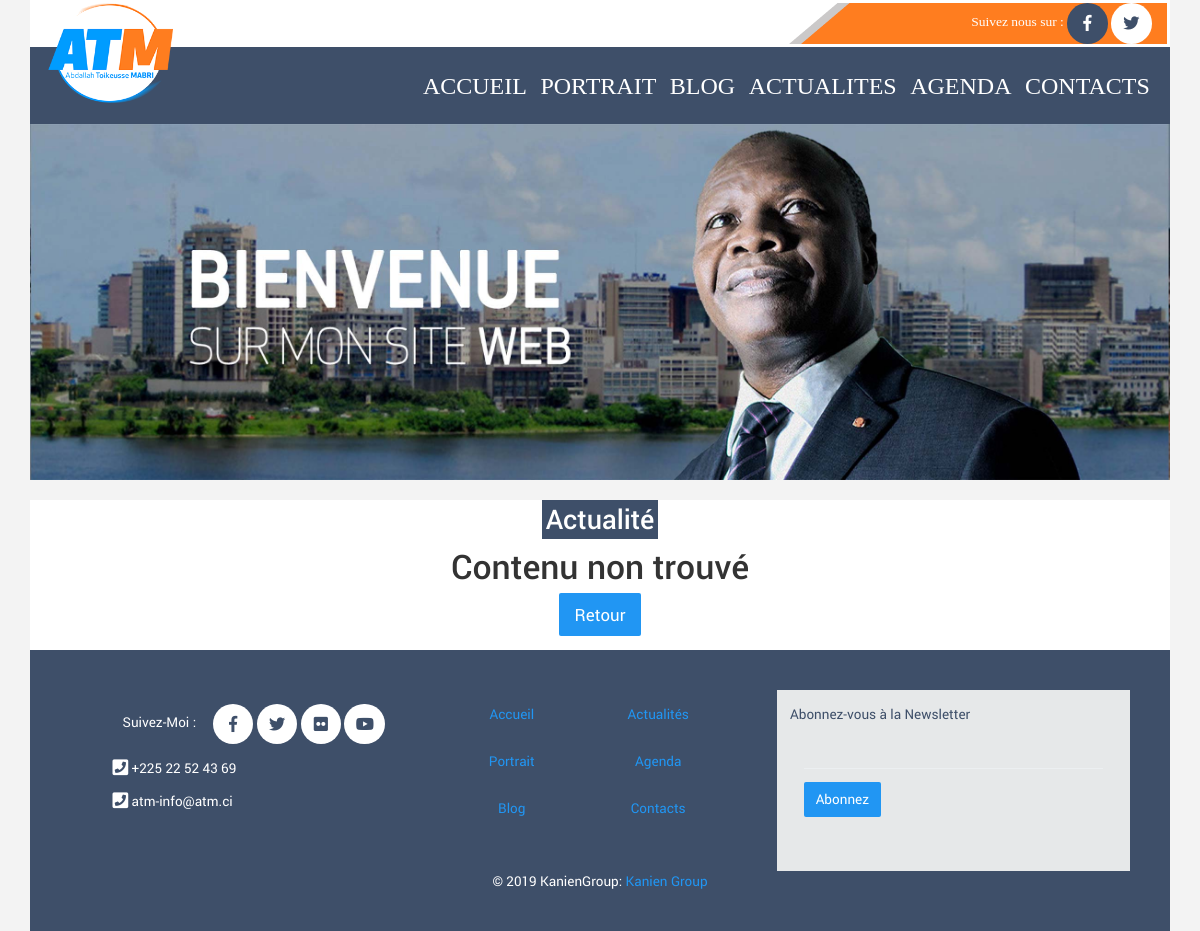
The page /actualites/view/5 on the database as committed earlier.
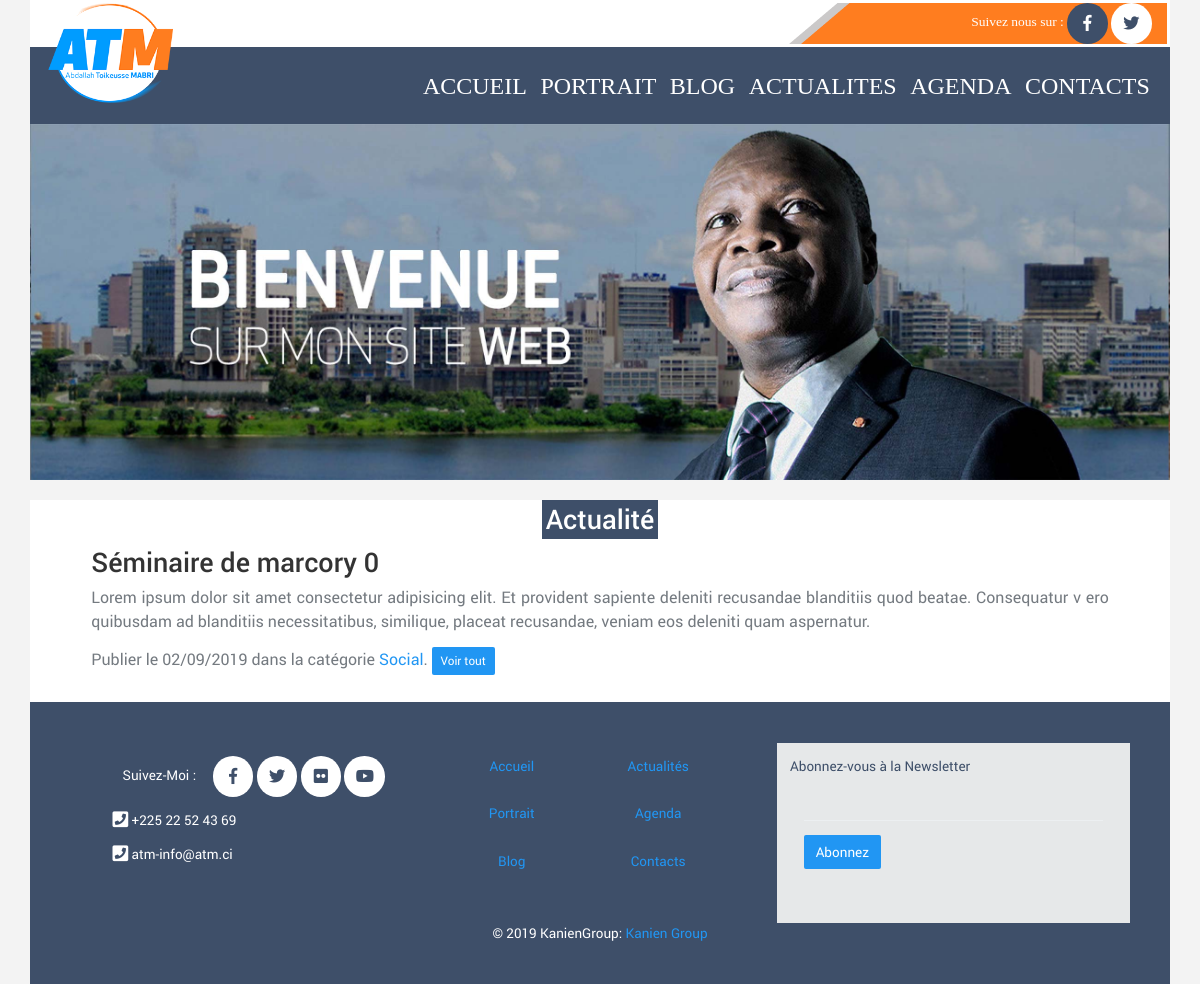
The same page on the database as committed later.
### tables this page shows
create table if not exists `article` (
  id int not null unique auto_increment,
  titre varchar(100) not null,
  contenu TEXT not null,
  date_creation date not null,
  date_pub date,
  periode_pub_debut date,
  periode_pub_fin date,
  lien_img varchar(200) not null,
  etat varchar(50) not null,
  user varchar(50) not null,
  idcategorie int not null,
  primary key (`id`),
  foreign key(etat) references etat(libelle)  on delete cascade,
  foreign key(user) references user(login)  on delete cascade,
  foreign key(idcategorie) references categorie(id)  on delete cascade
);

create table if not exists `categorie` (
  id int not null unique auto_increment,
  libelle varchar(50) not null,
  primary key(id)
);

### application/controllers/Actualites.php (called while the page is built, shortened)
<?php
class Actualites extends CI_Controller
{
    public function view($idactualite=0)
    {
        if (!isset($idactualite) || intval($idactualite)==0) {
            redirect('actualites');
        } else {
            $idactualite = intval($idactualite);
            $data['details_actualite'] = $this->get_details_actualite($idactualite);
        }
        $data['titre_page'] = "ATM";
        $data['page']='details_actualite';
        $this->load->view('pages/main_layout',$data);
    }
    private function get_details_actualite($idactualite)
    {
        $this->load->model('chargement_data_model');
        return $this->chargement_data_model->get_details_actualite($idactualite);
    }
}

### index.php (called while the page is built, shortened)
<?php
require_once BASEPATH.'core/CodeIgniter.php';

### application/helpers/MY_url_helper.php (called while the page is built, shortened)
<?php
if ( ! function_exists('site_url'))
{
    function site_url($uri = '')
	{
	    if( ! is_array($uri))
	    {
	        $uri = func_get_args();
	    }
	    $CI =& get_instance();
	    return $CI->config->site_url($uri);
	}
}
 ?>

### application/models/Chargement_data_model.php (called while the page is built, shortened)
<?php  if ( ! defined('BASEPATH')) exit('No direct script access allowed');
class Chargement_data_model extends CI_Model
{
	public function get_details_actualite($idactualite)
	{
		$query = $this->db->query("select article.id, article.titre, article.contenu, article.date_creation, article.date_pub, article.periode_pub_debut, article.periode_pub_fin, article.lien_img, article.etat, article.user, article.idcategorie, categorie.libelle as categorie from article join categorie where article.idcategorie=categorie.id and article.id=$idactualite");
		$infos = $query->result_array();
		return $infos;
	}
}

### application/views/pages/details_actualite.php (the view, shortened to what this page needs)
<?php
if (empty($details_actualite)) {
?>
    <div class="container">
        <div class="row">
            <img class="img-fluid" src="<?php echo base_url('assets/img/sliders/slide1.jpg'); ?>" alt="First slide">
        </div>
        <div class="container">
        </div>
        <div class="row bg-white">
            <div class="col-md-12 text-center">
                <h2 class="fb-color title_one text-white p-1">Actualité</h2>
            </div>
        </div>
        <section class="row bg-white">
            <header class="container h-100">
                <div class="align-items-center justify-content-center h-100 text-center mb-3">
                    <h1>Contenu non trouvé</h1>
                    <a href="javascript:history.back()" class="btn btn-primary btn-lg">Retour</a>
                </div>
            </header>
        </section>
    </div>
<?php
} else {
    foreach ($details_actualite as $actualite) :
?>
        <div class="container">
            <div class="row">
                <img class="img-fluid" src="<?php echo base_url('assets/img/sliders/slide1.jpg'); ?>" alt="First slide">
            </div>
            <div class="container">
            </div>
            <div class="row bg-white">
                <div class="col-md-12 text-center">
                    <h2 class="fb-color title_one text-white p-1">Actualité</h2>
                </div>
            </div>
            <section class="h-100 row bg-white">
                <header class="container h-100">
                    <div class="d-flex align-items-center justify-content-center h-100">
                        <div class="d-flex flex-column col-11">
                            <div class="row">
                                <div class="row bg-white mb-3">
                                    <div class="col-12 text-justify text_who_is blog-main">
                                        <h2 class="blog-post-title"><?= $actualite['titre']; ?></h2>
                                        <p><?= $actualite['contenu']; ?></p>
                                        <p class="blog-post-meta">
                                            Publier le
                                            <?php
                                            if ($actualite['etat']=="Publier")
                                                echo date("d/m/Y",strtotime($actualite['date_pub']));
                                            else if ($actualite['etat']=="Publier sur une période")
                                                echo date("d/m/Y",strtotime($actualite['periode_pub_debut']));
                                            ?>
                                            dans la catégorie <a href="#"><?= $actualite['categorie']; ?></a>.
                                            <a class="btn btn-primary btn-sm" href="<?= site_url('actualites'); ?>">Voir tout</a>
                                        </p>
                                    </div>
                                </div>
                            </div>
                        </div>
                    </div>
                </header>
            </section>
        </div>
<?php
    endforeach;
}
?>

### application/views/pages/main_layout.php (shortened to what this page needs)
<!DOCTYPE html>
<html lang="en">
<head>
    <link rel="stylesheet" href="<?php echo base_url('assets/calendar/calendar-style.css'); ?>">
    <link rel="stylesheet" href="<?php echo base_url('assets/css/style.css'); ?>">
    <link rel="stylesheet" href="<?php echo base_url('assets/fonts/Apex/style.css'); ?>">
    <link rel="stylesheet" href="<?php echo base_url('assets/vendors/bower_components/fontawesome/css/all.css'); ?>">
    <link rel="stylesheet" href="<?php echo base_url('assets/css/app.min.css'); ?>">
    <link rel="stylesheet" type="text/css"  media="screen" href="<?php echo base_url('assets/scripts_add/css/slider-pro.min.css'); ?>"/>
    <link rel="stylesheet" type="text/css"  href="<?php echo base_url('assets/scripts_add/css/examples.css'); ?>"/>
</head>
<body data-ma-theme="">
    <main class="main">
        <div class="container bg-white">
            <div class="row bg-white p-1">
                <div class="col-md-8">
                    <img src="<?php echo base_url('assets/img/LOGO-ATM.png'); ?>" class="logo_officiel_ATM" id="logo_ATM" alt="">
                </div>
                <div class="col-md-4 follow text-white">
                    <div class="right">
                        <span class="follow_me"> Suivez nous sur :</span>
                        <a href="https://www.facebook.com/mabritoikeusse/" target="_blank">
                            <button class="btn fb-color btn--icon text-white"><i class="fab fa-facebook-f"></i></button>
                        </a>
                        <a href="https://twitter.com/atmabri" target="_blank">
                            <button class="btn bg-white btn--icon tw-color"><i class="fab fa-twitter"></i></button>
                        </a>
                    </div>
                </div>
            </div>
            <div class="row fb-color text-white">
                <nav class="navbar navbar-expand-lg fb-color  navbar-light text-white  container-fluid">
                    <div class="collapse navbar-collapse  " id="navbarSupportedContent">
                        <ul class="navbar-nav ml-auto  ">
                            <li class="nav-item active">
                                <a class="nav-link menu_p" href="<?php echo site_url('accueil') ?>">ACCUEIL </span></a>
                            </li>
                            <li class="nav-item active">
                                <a class="nav-link menu_p" href="<?php echo site_url('portrait') ?>">PORTRAIT </span></a>
                            </li>
                            <li class="nav-item active">
                                <a class="nav-link menu_p" href="<?php echo site_url('blog') ?>">BLOG </span></a>
                            </li>
                            <li class="nav-item active">
                                <a class="nav-link menu_p" href="<?php echo site_url('actualites') ?>">ACTUALITES </span></a>
                            </li>
                            <li class="nav-item active">
                                <a class="nav-link menu_p" href="<?php echo site_url('agenda') ?>">AGENDA </span></a>
                            </li>
                            <li class="nav-item active">
                                <a class="nav-link menu_p" href="<?php echo site_url('contacts') ?>">CONTACTS </span></a>
                            </li>
                        </ul>
                    </div>
                </nav>
            </div>
        </div>
        <?php $this->load->view('pages/'.$page); ?>
    </main>
    <div class="container fb-color">
        <div class="row p-5">
            <div class="col-md-4 text-center p-3">
            <span class="text-white m-3">Suivez-Moi :</span>
            <button class="btn bg-white btn--icon tw-color"><i class="fab fa-facebook-f"></i></button>
            <button class="btn bg-white btn--icon tw-color"><i class="fab fa-twitter"></i></button>
            <button class="btn bg-white btn--icon tw-color"><i class="fab fa-flickr"></i></button>
            <button class="btn bg-white btn--icon tw-color"><i class="fab fa-youtube"></i></button>
            <div class="col-12  text-left text-white m-3">
                <i class="fas fa-phone-square fa-lg"></i> +225 22 52 43 69
            </div>
            <div class="col-12  text-left text-white m-3">
                <i class="fas fa-phone-square fa-lg"></i> atm-info@atm.ci
            </div>
            </div>
            <div class="col-md-4 text-center">
                <div class="row col-md-12 text-white">
                    <div class="col-md-6">
                        <ul class="list-group list-group-flush">
                            <li class="list-group-item" >
                                <a href="<?php echo site_url('accueil') ?>">Accueil</a>
                            </li>
                            <li class="list-group-item">
                                <a href="<?php echo site_url('portrait') ?>">Portrait</a>
                            </li>
                            <li class="list-group-item">
                                <a href="<?php echo site_url('blog') ?>">Blog</a>
                            </li>
                        </ul>
                    </div>
                    <div class="col-md-6">
                        <ul class="list-group list-group-flush">
                            <li class="list-group-item">
                                <a href="<?php echo site_url('actualites') ?>">Actualités</a>
                            </li>
                            <li class="list-group-item">
                                <a href="<?php echo site_url('agenda') ?>">Agenda</a>
                            </li>
                            <li class="list-group-item">
                                <a href="<?php echo site_url('contacts') ?>">Contacts</a>
                            </li>
                        </ul>
                    </div>
                </div>
            </div>
            <div class="col-md-4 bg_article_liste  p-3">
                <span class="tw-color text-center" id="exampleemail">Abonnez-vous à la Newsletter</span>
                <form id="newsletter">
                <div class="form-group border-primary p-3">
                    <input type="text" class="form-control" id="newsletter" name="newsletter" data-required="true" data-describedby="newsletterHelp" data-description="newsletter" aria-describedby="newsletterHelp">
                    <button type="submit" class="btn btn-primary mt-3">Abonnez</button>
                </div>
                </form>
            </div>
            <div class="col-md-12 align-self-end text-white text-center ">
                © 2019 KanienGroup:
                <a href="">Kanien Group</a>
            </div>
        </div>
    </div>
</body>
</html>

### assets/css/style.css (style rules this page uses)
li.nav-item { font-size: 500px; }
li.nav-item a { font-family: "ApexNew-Medium"; font-size: 200px; }
.logo_officiel_ATM { z-index: 1; width: 125px; height: 100px; left:10; position: absolute; margin-bottom:95px; }
body { font-family: 'ApexNew-Book'; }
h2 { font-family: 'ApexNew-Medium'; }
.follow { background: url("../img/rect_follow_me.png") no-repeat; font-family: 'ApexNew-Book'; }
.right { text-align: right }
.fb-color { background: #3e4f69; }
.tw-color { color: #3e4f69; }
.title_one { display: inline-block; color: #cdeafc !important; }
.text_who_is { font-size: 16px; }
.bg_article_liste { background: #e6e8e9; }
@media screen and (max-width: 1357px) { .follow { background: url("../img/rect_follow_me.png") no-repeat; background-size: 100% 100%; } }
@media (min-width: 304px) { .navbar-expand-lg .navbar-nav .menu_p { padding-right: .5rem; padding-left: .5rem; font-size: 16px; color: white !important; } }
@media (min-width: 576px) { .navbar-expand-lg .navbar-nav .menu_p { padding-right: .5rem; padding-left: .5rem; font-size: 18px; color: white !important; } }
@media (min-width: 768px) { .navbar-expand-lg .navbar-nav .menu_p { padding-right: .5rem; padding-left: .5rem; font-size: 20px; color: white !important; } }
@media (min-width: 992px) { .navbar-expand-lg .navbar-nav .menu_p { padding-right: .5rem; padding-left: .5rem; font-size: 22px; color: white !important; } }
@media (min-width: 1200px) { .navbar-expand-lg .navbar-nav .menu_p { padding-right: .5rem; padding-left: .5rem; font-size: 24px; color: white !important; } }

Rows that differ between the two databases and show on the page:
now on this page (row edited): article: titre "Séminaire de marcory 0", contenu "Lorem ipsum dolor sit amet consectetur adipisicing elit. Et provident sapiente deleniti recusandae blanditiis quod beatae. Consequatur v ero quibusdam ad blanditiis necessitatibus, similique, placeat recusandae, veniam eos deleniti quam aspernatur.", date_pub "02/09/2019", idcategorie.libelle "Social"
Other text that changed with them:
text no longer shown: "Actualité Contenu non trouvé Retour"
